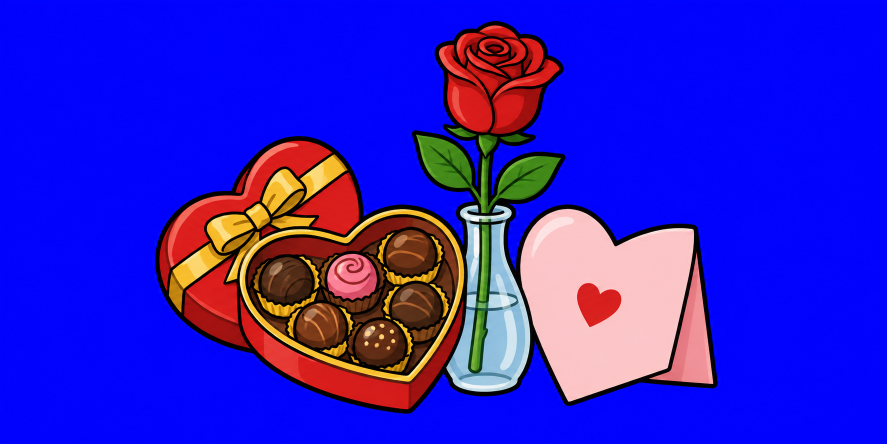
#> input picture design-docs/valentine/valentine-kit.png, 1774 x 887 px (shown at 1/2 size)
$ python export.py
#> lines starting #> are read from the running program, lines starting #| are printed output that depends on the picture; after the words box and inside, x2 and y2 are one past the last pixel; in counts of white or black regions, pixels touching at a corner belong together
### design-docs/art.py
"""Shared steps for exporting seasonal theme art (see halloween/README.md).

Each theme's export.py imports this: key the flat magenta background out with
alpha from min(R,B) - G ramping between 60 and 140 and a half-strength
despill, crop to the art plus a margin, split pose sheets at their empty
column (or row) runs, measure a feature (an eye) to put sheets drawn at
different sizes on one scale, and write WebP. EyeScale holds one animal's
pictures on that scale and prints where each part sat in its reference.

The scripts pin their libraries: Pillow 13 writes a few pixels of some
pictures differently, so the shipped WebPs would no longer be reproduced.
"""
from collections import deque
from collections.abc import Callable
from pathlib import Path
import subprocess
import tempfile

import numpy as np
from PIL import Image

MARGIN = 6

Mask = Callable[[np.ndarray], np.ndarray]
# Finds where a part sits in a whole (its top left), as by_colour does.
Placer = Callable[[np.ndarray, np.ndarray], tuple[int, int]]
Size = tuple[int, int]


# [8 lines left out: function keyed, not called in this run]


def crop(rgba: np.ndarray) -> np.ndarray:
    ys, xs = np.nonzero(rgba[..., 3] > 8)
    return rgba[max(0, ys.min() - MARGIN):ys.max() + MARGIN + 1, max(0, xs.min() - MARGIN):xs.max() + MARGIN + 1]


def crop_origin(rgba: np.ndarray) -> tuple[int, int]:
    """Where crop(rgba) starts in rgba (x, y): where a point of the picture
    lands in what is exported is measured from here."""
    ys, xs = np.nonzero(rgba[..., 3] > 8)
    return max(0, xs.min() - MARGIN), max(0, ys.min() - MARGIN)


# [25 lines left out: functions poses, fill_only, not called in this run]


def rows(rgba: np.ndarray, count: int) -> list[np.ndarray]:
    """Split a sheet of count pieces, top to bottom, the same way."""
    return [p.transpose(1, 0, 2) for p in poses(rgba.transpose(1, 0, 2), count)]


def blob(mask: np.ndarray, seed: tuple[int, int]) -> list[tuple[int, int]]:
    """The pixels (row, column) of mask's blob nearest seed (x, y): every one
    joined, side by side, to the mask's pixel nearest seed, in the order a
    flood fill from there reaches them."""
    ys, xs = np.nonzero(mask)
    i = int(np.argmin((ys - seed[1]) ** 2 + (xs - seed[0]) ** 2))
    start = (int(ys[i]), int(xs[i]))
    seen, todo, found = {start}, deque([start]), []
    while todo:
        y, x = todo.popleft()
        found.append((y, x))
        for n in ((y + 1, x), (y - 1, x), (y, x + 1), (y, x - 1)):
            if 0 <= n[0] < mask.shape[0] and 0 <= n[1] < mask.shape[1] and mask[n] and n not in seen:
                seen.add(n)
                todo.append(n)
    return found


def feature(path: Path, seed: tuple[int, int], dark_below: int = 200) -> float:
    """The size (mean of width and height) of the dark blob nearest seed in a
    source image: an eye, the one feature every pose of an animal shares. An
    animal whose plumage is itself dark (a brown hawk) sets dark_below lower,
    so only the pupil counts."""
    rgb = np.asarray(Image.open(path).convert('RGB')).astype(int)
    by, bx = zip(*blob(rgb.sum(axis=-1) < dark_below, seed))
    return ((max(bx) - min(bx) + 1) + (max(by) - min(by) + 1)) / 2


def lum(rgba: np.ndarray) -> np.ndarray:
    return rgba[..., :3].astype(np.float32) @ np.array([0.299, 0.587, 0.114], dtype=np.float32)


def opaque(rgba: np.ndarray) -> np.ndarray:
    return rgba[..., 3] > 128


def ground(rgba: np.ndarray) -> int:
    """The lowest row anything stands on: the last with an opaque pixel."""
    return int(np.nonzero(opaque(rgba).any(axis=1))[0].max())


# [4 lines left out: function pale, not called in this run]


def rescaled(rgba: np.ndarray, k: float) -> np.ndarray:
    img = Image.fromarray(rgba, 'RGBA')
    return np.asarray(img.resize((round(img.width * k), round(img.height * k)), Image.LANCZOS))


# Given a part, what a window of the whole the same size as it scores: the
# higher, the better the part fits there.
Score = Callable[[np.ndarray], Callable[[np.ndarray], float]]


# [50 lines left out: functions search, place, _correlate, by_colour, not called in this run]


def export(rgba: np.ndarray, out: Path, name: str, scale: float) -> tuple[int, int]:
    img = Image.fromarray(rgba, 'RGBA')
    size = (round(img.width * scale), round(img.height * scale))
    img = img.resize(size, Image.LANCZOS)
    with tempfile.TemporaryDirectory() as tmp:
        png = Path(tmp) / f'{name}.png'
        img.save(png)
        subprocess.run(['cwebp', '-quiet', '-q', '90', '-alpha_q', '100', '-exact', str(png), '-o', str(out / f'{name}.webp')], check=True)
    return size


# [34 lines left out: functions export_with_fur, knobbed, span_up, not called in this run]


def cut(rgba: np.ndarray, names: list) -> dict:
    """A sheet split into its named pieces, left to right, each cropped."""
    return dict(zip(names, (crop(p) for p in poses(rgba, len(names)))))


class EyeScale:
    """One animal's pictures put on one scale, the eye's (the one feature
    every pose shares), so every pose is the same animal: its eye is eye
    drawing units across, written at res file pixels per unit, and the
    theme's rig sets how big a unit is on the page. eyes says where each
    sheet's eye is (source pixels, measured by eye). Drawing units are the
    reference's, moved by margin so a frame round it has a margin. measure
    says how big the feature is in a sheet, given where it is: feature (a
    dark blob) by default, or another where an eye cannot be told from the
    fur round it (a bumblebee's, in its black head) or than which only a
    darker blob counts (a brown hawk's: feature with a lower dark_below).
    Given middle (where the feature's middle is in a sheet, source pixels,
    given its seed), the reference and each key pose also print where
    their eye is, which the lab lines up with the rig's."""

    def __init__(self, here: Path, eyes: dict[str, tuple[int, int]], eye: float, res: int, margin: int = 1,
                 measure: Callable[[Path, tuple[int, int]], float] = feature,
                 middle: Callable[[Path, tuple[int, int]], tuple[float, float]] | None = None):
        self.here, self.eyes, self.eye, self.res, self.margin, self.measure, self.middle = here, eyes, eye, res, margin, measure, middle
        self.standing = np.zeros((0, 0, 4), np.uint8)
        self.standing_sheet = ''

    def px(self, sheet: str, seed: tuple[int, int] | None = None) -> float:
        """The eye's size in a sheet's own pixels."""
        return self.measure(self.here / sheet, seed or self.eyes[sheet])

    def on_eye(self, sheet: str) -> float:
        """File pixels to each of a sheet's pixels."""
        return self.eye / self.px(sheet) * self.res

    def per_unit(self) -> float:
        """The reference's pixels to each drawing unit."""
        return self.px(self.standing_sheet) / self.eye

    def units(self, size: Size) -> str:
        return f'{size[0] / self.res:.2f}x{size[1] / self.res:.2f}'

    def spot(self, sheet: str, seed: tuple[int, int], at: tuple[float, float], key: Callable[[Path], np.ndarray] = keyed) -> tuple[float, float]:
        """Where a point of a sheet (source pixels) is in its exported
        picture, in its drawing units, given where its eye is: the
        reference's are the rig's, moved by margin."""
        path = self.here / sheet
        left, top = crop_origin(key(path))
        per_unit = self.measure(path, seed) / self.eye
        lift = self.margin if sheet == self.standing_sheet else 0
        return (at[0] - left) / per_unit + lift, (at[1] - top) / per_unit + lift

    def eye_at(self, sheet: str, seed: tuple[int, int], key: Callable[[Path], np.ndarray]) -> str:
        if self.middle is None:
            return ''
        x, y = self.spot(sheet, seed, self.middle(self.here / sheet, seed), key)
        return f'; eye at {x:.2f}, {y:.2f}'

    def reference(self, sheet: str, out: Path, name: str, key: Callable[[Path], np.ndarray] = keyed) -> Size:
        """The whole animal standing square, its anatomy reference: written
        for the lab to lay over the rig, and kept to place the parts by."""
        self.standing = crop(key(self.here / sheet))
        self.standing_sheet = sheet
        size = export(self.standing, out, name, self.on_eye(sheet))
        print(f'{name}: {self.units(size)} at {self.margin}, {self.margin}; ground {ground(self.standing) / self.per_unit() + self.margin:.2f}{self.eye_at(sheet, self.eyes[sheet], key)}')
        return size

    def key_poses(self, prefix: str, seeds: dict[str, tuple[int, int]], out: Path, key: Callable[[Path], np.ndarray] = keyed) -> None:
        """Key poses of the same animal, drawn from the reference, that the
        rig's poses are tuned toward; the lab lays each over its mode. seeds
        says where each one's eye is."""
        for pose, seed in seeds.items():
            name = f'{prefix}{pose}'
            path = self.here / f'{name}.png'
            eye = self.measure(path, seed)
            size = export(crop(key(path)), out, name, self.eye / eye * self.res)
            print(f'{name}: eye {eye:.1f}px; drawing units {self.units(size)}{self.eye_at(f"{name}.png", seed, key)}')

    # [13 lines left out: function placed, not called in this run]

    def find(self, part: np.ndarray, mask: Mask | Placer) -> tuple[int, int]:
        """Where a part, grown onto the reference's pixels, sits in it."""
        return by_colour(part, self.standing) if mask is by_colour else place(part, self.standing, mask=mask)

    # [20 lines left out: functions parts, bar, foot, not called in this run]

### design-docs/valentine/export.py
# /// script
# dependencies = ["pillow==12.3.0", "numpy==2.5.4"]
# ///
"""Keys, crops and exports the Valentine's art. Run: uv run design-docs/valentine/export.py

The steps are shared with the other themes (../art.py), except the keying:
this month's art is pink and red, near the magenta every earlier sheet was
drawn on, and magenta keying eats any pink with enough blue in it. So the
cupid is drawn on flat green #00FF00 (it has no green anywhere) and the
shelf art, whose rose has a green stem, on flat blue #0000FF (it has no blue
or purple). Each is keyed on its own colour with the magenta recipe's ramp,
the spill taken as that channel's excess over the other two, and the
fringe of that colour pulled out of the edge pixels.
"""
from pathlib import Path
import sys

import numpy as np
from PIL import Image

sys.path.insert(0, str(Path(__file__).resolve().parents[1]))
from art import EyeScale, crop, cut, export, export_with_fur, opaque, pale  # noqa: E402

HERE = Path(__file__).resolve().parent
OUT = HERE.parents[1] / 'internal/dashboard/ui/src/lib/theme/valentine'
LAB = HERE.parents[1] / 'internal/dashboard/ui/src/lab'
GREEN, BLUE = 1, 2
# The shelf picture's height on the page; it is written at twice that.
KIT_HEIGHT = 70
# The cupid's pictures are all on one scale, the eye's: EYE drawing units
# across, written at RES file pixels per unit; cupid-rig.ts sets how big a
# unit is on the page.
EYE = 1.6
RES = 12
# Where each sheet's eye is (source pixels), measured by eye.
EYES = {'cupid-reference.png': (925, 290), 'cupid-parts.png': (915, 535)}
# Key poses of the same cupid, edits of the reference, for the lab to lay
# over each mode, and where each one's eye is.
KEY_POSES = {'flit': (1080, 380), 'aim': (894, 280), 'release': (890, 296), 'dodge': (794, 286)}
# The parts sheet, left to right, cut from the reference: the body with
# its arms, legs, head and wings taken off; the head, its neck edge soft;
# the near wing.
PARTS = ['cupid-body', 'cupid-head', 'cupid-wing']


def tunic(rgba: np.ndarray) -> np.ndarray:
    """The red of the tunic: what the body is matched by, since the edit
    closed it where the limbs were and its outline no longer fits."""
    r, g, b = (rgba[..., i].astype(int) for i in range(3))
    return opaque(rgba) & (r > 170) & (g < 110) & (b < 120)


# The head is matched by its pale skin and curls, since its outline alone
# would fit in many places; the body by its tunic. The wing is placed by
# hand: the near wing in the reference is partly behind the far one.
MASKS = {'cupid-head': pale, 'cupid-body': tunic, 'cupid-wing': None}
# The limb pieces, left to right, cut from the reference's own limbs, and
# each one's size in drawing units: a capsule's thickness (its height), the
# hand's height and the foot's length, measured off the reference.
LIMBS = ['cupid-arm', 'cupid-hand', 'cupid-thigh', 'cupid-shin', 'cupid-foot']
LIMB_SIZE = {
    'cupid-arm': (2.0, 'height'), 'cupid-hand': (2.1, 'height'), 'cupid-thigh': (2.8, 'height'),
    'cupid-shin': (2.2, 'height'), 'cupid-foot': (3.2, 'width'),
}


def keyed_on(path: Path, channel: int) -> np.ndarray:
    """Alpha from how far the key channel stands above the other two,
    ramping between 60 and 140 as the magenta recipe does, and half that
    excess taken back out of the key channel so edges carry no fringe."""
    rgb = np.asarray(Image.open(path).convert('RGB')).astype(np.float32)
    others = np.max(np.delete(rgb, channel, axis=-1), axis=-1)
    spill = rgb[..., channel] - others
    alpha = 1 - np.clip((spill - 60) / 80, 0, 1)
    out = rgb.copy()
    out[..., channel] -= np.maximum(spill, 0) * 0.5
    return np.clip(np.dstack([out, alpha * 255]), 0, 255).astype(np.uint8)


def on_green(path: Path) -> np.ndarray:
    return keyed_on(path, GREEN)


def cupid(name: str) -> np.ndarray:
    return on_green(HERE / f'{name}.png')


def eye_middle(path: Path, seed: tuple[int, int]) -> tuple[float, float]:
    """The middle of the dark within 40px of seed."""
    rgb = np.asarray(Image.open(path).convert('RGB')).astype(int)
    dark = rgb.sum(axis=-1) < 200
    sx, sy = seed
    ys, xs = np.nonzero(dark[sy - 60:sy + 60, sx - 60:sx + 60])
    near = (ys - 60) ** 2 + (xs - 60) ** 2 < 40 ** 2
    return xs[near].mean() + sx - 60, ys[near].mean() + sy - 60


def main() -> None:
    kit = crop(keyed_on(HERE / 'valentine-kit.png', BLUE))
    size = export(kit, OUT, 'valentine-kit', 2 * KIT_HEIGHT / kit.shape[0])
#> in export, `img = img.resize(size, Image.LANCZOS)`:
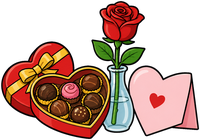
#> img: PIL image 200x140 RGBA; mean R, G, B, A 79.8, 49.4, 39.1, 131.7; transparent parts drawn white
#> size = (200, 140)
    print(f'valentine-kit: display {size[0] / 2:g}x{size[1] / 2:g}')
#| valentine-kit: display 100x70
    scale = EyeScale(HERE, EYES, EYE, RES, middle=eye_middle)
    scale.reference('cupid-reference.png', LAB, 'cupid-reference', key=on_green)
#> call 2 of keyed_on, with channel = 1
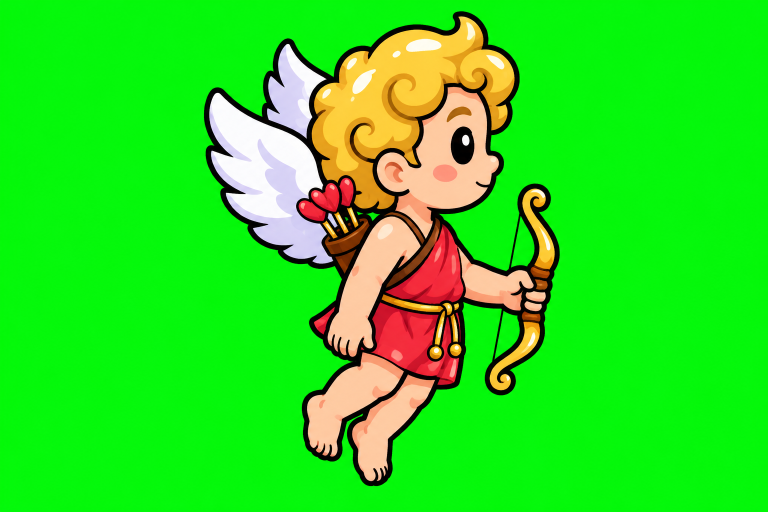
#> input picture design-docs/valentine/cupid-reference.png, 1536 x 1024 px (shown at 1/2 size)
#> in keyed_on (call 2), `spill = rgb[..., channel] - others`:
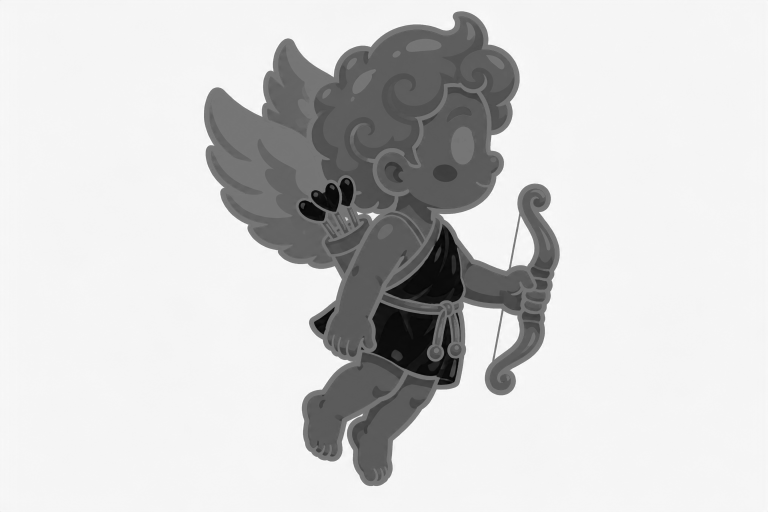
#> spill: shape (1024, 1536) float32 (shown at 1/2 size); min -223, max 255, mean 171.3; drawn with min black and max white
#> in keyed_on (call 2), `out[..., channel] -= np.maximum(spill, 0) * 0.5`:
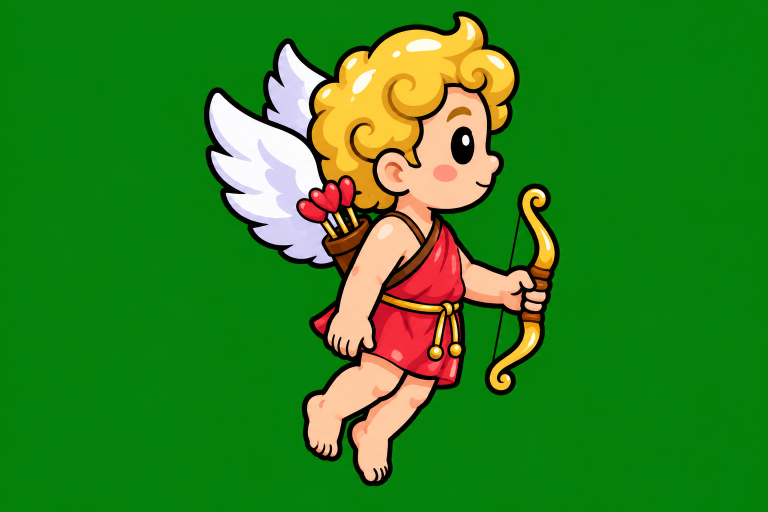
#> out: shape (1024, 1536, 3) float32 (shown at 1/2 size); mean R, G, B 45.9, 130.2, 30.4
#> in blob, `ys, xs = np.nonzero(mask)`:
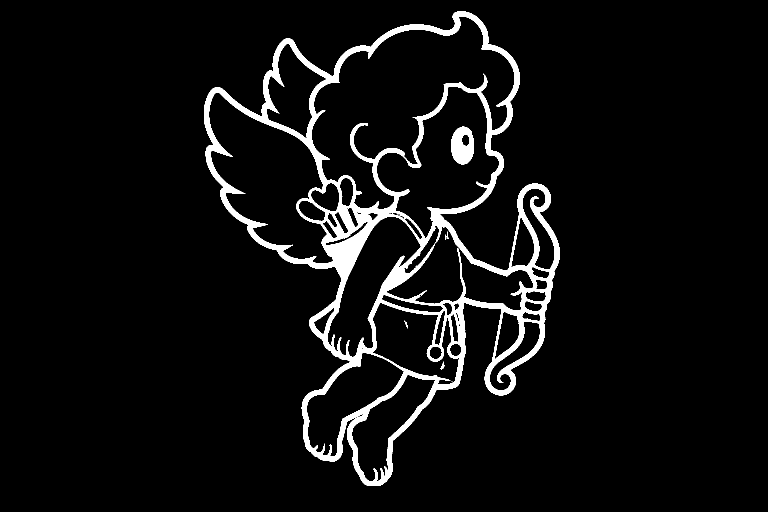
#> mask: shape (1024, 1536) bool (shown at 1/2 size); 5.7% white; 11 white regions (6 under 20 px), largest, box (x1, y1, x2, y2) and area: (408, 22, 1120, 972) 86253, (902, 253, 948, 329) 2536, (881, 723, 889, 739) 61, (809, 641, 816, 657) 40, (890, 463, 897, 480) 37
#> in blob, `i = int(np.argmin((ys - seed[1]) ** 2 + (xs - seed[0]) ** 2))`: i = 20693
#> in blob, `start = (int(ys[i]), int(xs[i]))`: start = (290, 925)
#> in blob, `seen, todo, found = {start}, deque([start]), []`: found = []
#> the loop in blob, `while todo:` made 2536 passes
#> (y, x) on passes 1 to 3: (290, 925), (291, 925), (289, 925)
#> after the loop in blob, `while todo:`: found = 2536 pairs, first value 253 to 328, second value 902 to 947; seen = 2536 items
#> in feature, `by, bx = zip(*blob(rgb.sum(axis=-1) < dark_below, seed))`: by = 2536 values, max 328 at index 1999, min 253 at index 2220, mean 291.8; bx = 2536 values, max 947 at index 882, min 902 at index 830, mean 924.3
#> call 2 of export, with name = 'cupid-reference', scale = 0.315
#> in export (call 2), `img = img.resize(size, Image.LANCZOS)`:
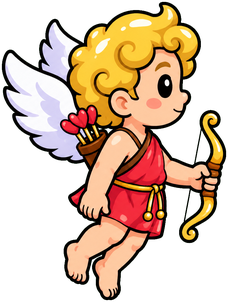
#> img: PIL image 228x302 RGBA; mean R, G, B, A 96.7, 72.2, 51.2, 132.9; transparent parts drawn white
#> in reference, `size = export(self.standing, out, name, self.on_eye(sheet))`: size = (228, 302)
#> in opaque, `return rgba[..., 3] > 128`:
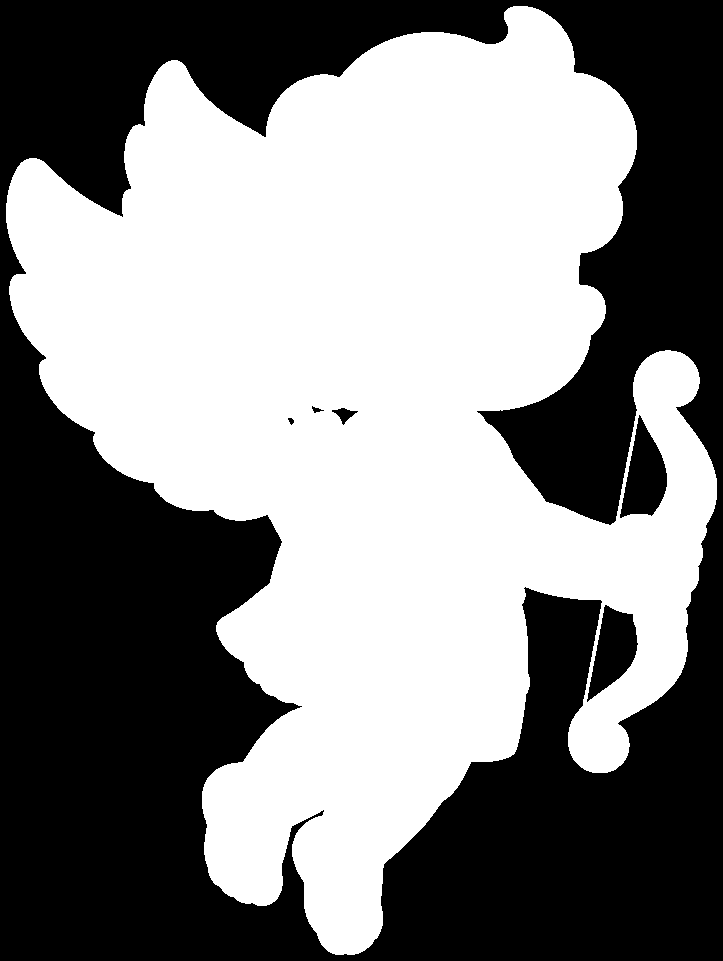
#> returned value: shape (961, 723) bool; 52.1% white; 6 black regions, box (x1, y1, x2, y2) and area: (0, 0, 723, 961) 326932, (620, 415, 667, 518) 2844, (587, 605, 638, 702) 2737, (332, 408, 358, 425) 187, (312, 406, 324, 413) 38, (288, 418, 294, 425) 27
#> the loop in blob (call 2), `while todo:` made 2536 passes
#> in eye_middle, `sx, sy = seed`: sx = 925; sy = 290
#> in eye_middle, `ys, xs = np.nonzero(dark[sy - 60:sy + 60, sx - 60:sx + 60])`: ys = 3350 values from 0 to 119; xs = 3350 values, max 119 at index 485, min 0 at index 0, mean 71.93
#> in spot, `left, top = crop_origin(key(path))`: left = 402; top = 17
#> in spot, `per_unit = self.measure(path, seed) / self.eye`: per_unit = 38.12
#> in eye_at, `x, y = self.spot(sheet, seed, self.middle(self.here / sheet, seed), key)`: x = 14.7; y = 8.21
#| cupid-reference: 19.00x25.17 at 1, 1; ground 26.02; eye at 14.70, 8.21
    scale.key_poses('cupid-pose-', KEY_POSES, LAB, key=on_green)
    scale.parts(cut(cupid('cupid-parts'), PARTS), 'cupid-parts.png', OUT, masks=MASKS)
    # The limb pieces, each sized to the reference's limbs: across, in
    # drawing units, outline included.
    for name, art in cut(cupid('cupid-limbs'), LIMBS).items():
        thick, by = LIMB_SIZE[name]
        scale = thick * RES / (art.shape[0] if by == 'height' else art.shape[1])
        w, h = export_with_fur(art, OUT, name, scale)
        print(f'{name}: {w / RES:.2f}x{h / RES:.2f} units')


if __name__ == '__main__':
#> (the run stopped early here; a loop or call above may not have finished)
